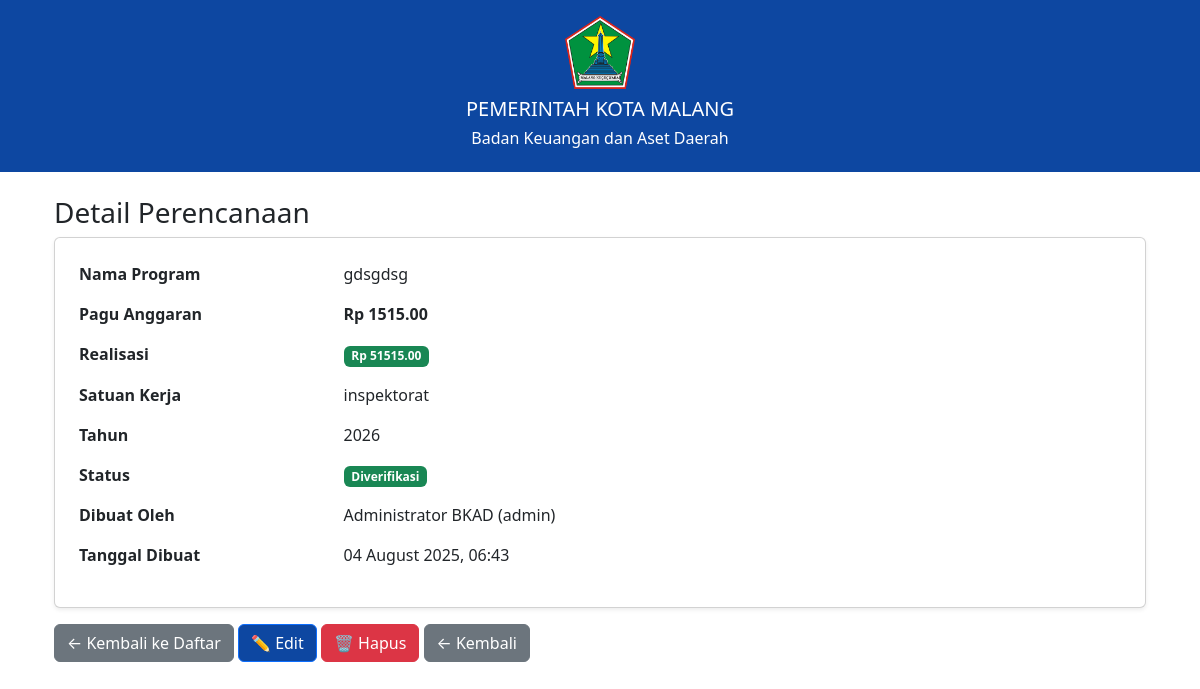
The app's page /planning/detail/1 (signed in) with its own data.
### models.py (models this page shows)
class Planning(db.Model):
    id = db.Column(db.Integer, primary_key=True)
    nama_program = db.Column(db.String(200), nullable=False)
    pagu_anggaran = db.Column(db.Float, nullable=False)
    realisasi = db.Column(db.Float, default=0.0)
    satuan_kerja = db.Column(db.String(100), nullable=False)
    tahun = db.Column(db.Integer, nullable=False)
    created_by = db.Column(db.Integer, db.ForeignKey('user.id'), nullable=False)
    status = db.Column(db.String(20), default="Draft")
    created_at = db.Column(db.DateTime, default=datetime.utcnow)
    user = db.relationship('User', backref='perencanaan')

class User(UserMixin, db.Model):
    id = db.Column(db.Integer, primary_key=True)
    username = db.Column(db.String(80), unique=True, nullable=False)
    password = db.Column(db.String(120), nullable=False)
    nama_lengkap = db.Column(db.String(100), nullable=False)
    role = db.Column(db.String(20), nullable=False)  # admin, pegawai, verifikator
    nip = db.Column(db.String(20))
    created_at = db.Column(db.DateTime, default=datetime.utcnow)

### app.py (the view)
@app.route('/planning/detail/<int:plan_id>')
@login_required
def detail_planning(plan_id):
    plan = Planning.query.get_or_404(plan_id)
    if plan.created_by != current_user.id and current_user.role != 'admin':
        flash("Anda tidak berhak mengakses data ini.")
        return redirect(url_for('planning_list'))
    return render_template('planning/detail.html', plan=plan)

### app.py (called while the page is built)
@login_manager.user_loader
def load_user(user_id):
    return User.query.get(int(user_id))

### templates/planning/detail.html
{% extends "layout/base.html" %}
{% block content %}
<div class="container mt-4">
    <h3>Detail Perencanaan</h3>
    <div class="card shadow-sm">
        <div class="card-body">
            <table class="table table-borderless">
                <tr>
                    <th width="25%">Nama Program</th>
                    <td>{{ plan.nama_program }}</td>
                </tr>
                <tr>
                    <th>Pagu Anggaran</th>
                    <td><strong>Rp {{ '%.2f' % plan.pagu_anggaran }}</strong></td>
                </tr>
                <tr>
                    <th>Realisasi</th>
                    <td><span class="badge bg-success">Rp {{ '%.2f' % plan.realisasi }}</span></td>
                </tr>
                <tr>
                    <th>Satuan Kerja</th>
                    <td>{{ plan.satuan_kerja }}</td>
                </tr>
                <tr>
                    <th>Tahun</th>
                    <td>{{ plan.tahun }}</td>
                </tr>
                <tr>
                    <th>Status</th>
                    <td>
                        {% if plan.status == 'Draft' %}
                            <span class="badge bg-warning text-dark">Draft</span>
                        {% elif plan.status == 'Diverifikasi' %}
                            <span class="badge bg-success">Diverifikasi</span>
                        {% else %}
                            <span class="badge bg-danger">Ditolak</span>
                        {% endif %}
                    </td>
                </tr>
                <tr>
                    <th>Dibuat Oleh</th>
                    <td>{{ plan.user.nama_lengkap }} ({{ plan.user.username }})</td>
                </tr>
                <tr>
                    <th>Tanggal Dibuat</th>
                    <td>{{ plan.created_at.strftime('%d %B %Y, %H:%M') }}</td>
                </tr>
            </table>
        </div>
    </div>
    <div class="mt-3">
        <a href="{{ url_for('planning_list') }}" class="btn btn-secondary">← Kembali ke Daftar</a>
        {% if current_user.role == 'admin' %}
<a href="{{ url_for('edit_planning', plan_id=plan.id) }}" class="btn btn-primary">✏️ Edit</a>
<form action="{{ url_for('delete_planning', plan_id=plan.id) }}" method="post" style="display: inline;">
    <button type="submit" class="btn btn-danger" onclick="return confirm('Yakin ingin menghapus perencanaan ini?')">
        🗑️ Hapus
    </button>
</form>
<a href="{{ url_for('planning_list') }}" class="btn btn-secondary">← Kembali</a>
        {% endif %}
    </div>
</div>
{% endblock %}

### templates/layout/base.html (style rules this page uses)
.btn-primary { background-color: #0d47a1; }

### records on screen
Planning: nama_program "gdsgdsg", pagu_anggaran "1515.00", realisasi "51515.00", satuan_kerja "inspektorat", tahun "2026", created_at "04 August 2025, 06:43"
User: user.nama_lengkap "Administrator BKAD", user.username "admin"
